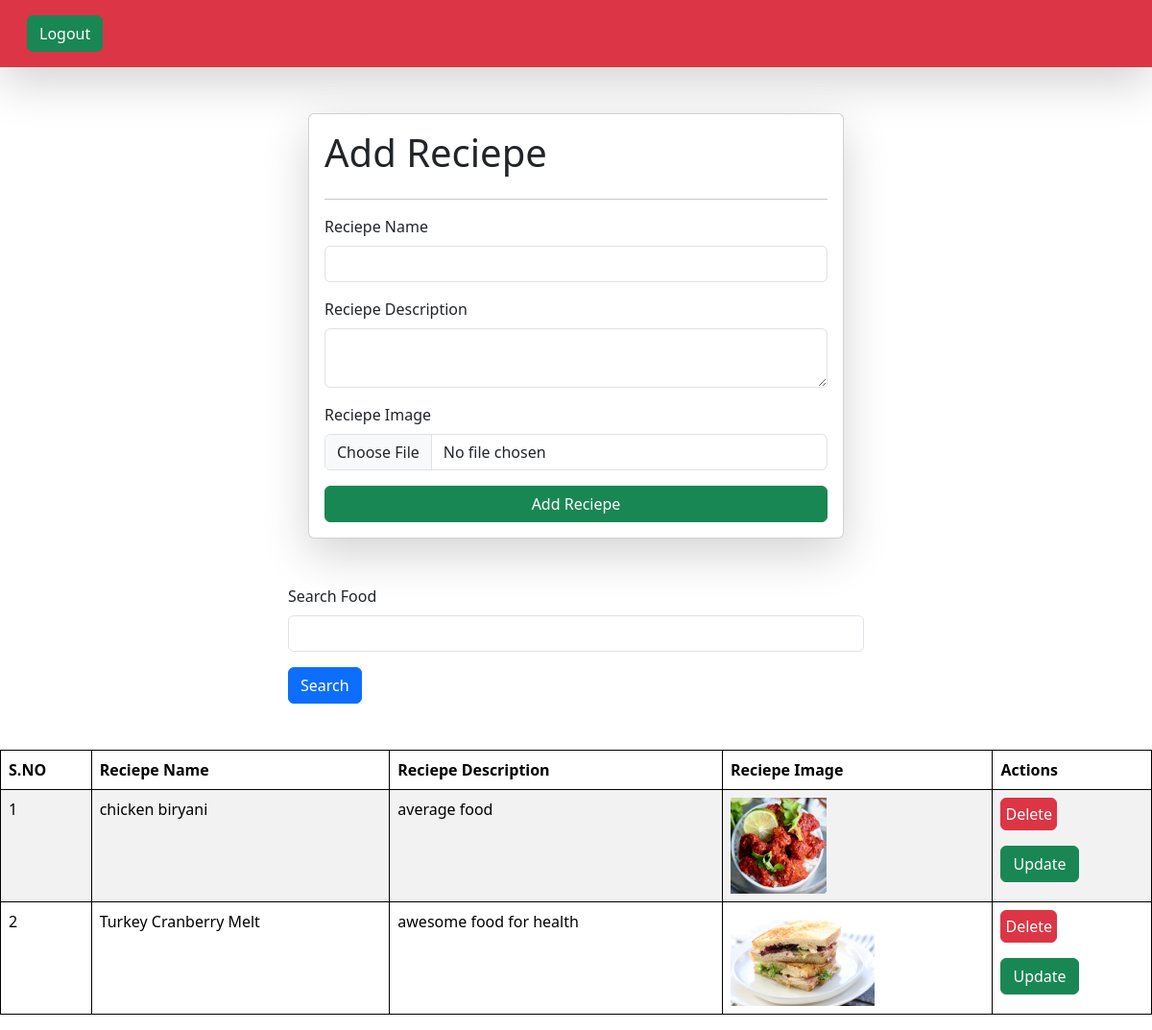
The page /reciepes/ (signed in) on the database its author committed.
### vege/models.py (models this page shows, shortened)
class reciepes(models.Model):
    user=models.ForeignKey(User,on_delete=models.SET_NULL,null=True,blank=True)
    reciepe_name=models.CharField(max_length=100)
    reciepe_description=models.TextField()
    reciepe_image=models.ImageField(upload_to='reciepe',default="")

### vege/views.py (the view, shortened to what this page needs)
# urls.py: path('reciepes/',reciepe,name='reciepes'),
@login_required(login_url="/login_page")
def reciepe(request):
    queryset=reciepes.objects.all()
    if request.GET.get("search"):
        search=request.GET.get("search")
        queryset=queryset.filter(
            Q(reciepe_name__icontains=search)|
            Q(reciepe_description__icontains=search)
            )
    context={'queryset':queryset}
    return render(request,"reciepes.html",context)

### vege/templates/reciepes.html (shortened to what this page needs)
{% extends "base.html" %}
{% block start %}
<div class="container mt-5  ">
<form class=" col-6 mx-auto card p-3 shadow-lg" method="post" enctype="multipart/form-data">
    <h1>Add Reciepe</h1>
    <hr>
    <div class="mb-3">
      <label for="exampleInputEmail1" class="form-label">Reciepe Name</label>
      <input type="text" class="form-control" name="reciepe_name">
    </div>
    <div class="mb-3">
      <label for="exampleInputPassword1" class="form-label">Reciepe Description</label>
      <textarea class="form-control" name="reciepe_description"></textarea>
    </div>
    <div class="mb-3">
        <label for="exampleInputEmail1" class="form-label">Reciepe Image</label>
        <input type="file" class="form-control" name="reciepe_image">
      </div>
    <button type="submit" class="btn btn-success">Add Reciepe</button>
  </form>
</div>
<div class="mt-5">
  <form >
  <div class=" mx-auto col-6">
    <div class="mb-3">
      <label for="exampleInputEmail1" class="form-label">Search Food</label>
      <input   name="search"  class="form-control" >
    </div>
    <button type="submit" class="btn btn-primary">Search</button>
  </form>
  </div>
<table class="table mt-5 table-striped">
    <thead>
      <tr>
        <th scope="col">S.NO</th>
        <th scope="col">Reciepe Name</th>
        <th scope="col">Reciepe Description</th>
        <th scope="col">Reciepe Image</th>
        <th scope="col">Actions</th>
      </tr>
    </thead>
    <tbody>
        {% for q in queryset %}
      <tr>
        <td scope="row">{{forloop.counter}}</td>
        <td>{{q.reciepe_name}}</td>
        <td>{{q.reciepe_description}}</td>
        <td><img src="/media/{{q.reciepe_image}}" style="height: 100px;"></td>
        <td><a href="/delete_reciepe/{{q.id}}" class=" btn btn-danger p-1">Delete</a><br>
          <a href="/update_reciepe/{{q.id}}" class=" btn btn-success mt-3">Update</a>
        </td>
      </tr>
      {%endfor%}
  {%endblock%}

### vege/templates/base.html (shortened to what this page needs)
<!DOCTYPE html>
<html lang="en">
<head>
    <link href="https://cdn.jsdelivr.net/npm/bootstrap@5.3.3/dist/css/bootstrap.min.css" rel="stylesheet">
  </head>
</head>
<body>
  <nav class="navbar p-3 bg-danger shadow-lg">
    <div class="container-fluid">
      <form class="d-flex" role="search">
        {% if request.user.is_authenticated %}
        <a href="/logout_page/" class="btn btn-success" type="submit">Logout</a>
        {%else%}
        <a href="/login_page/" class="btn btn-success" type="submit">Login</a>
        {%endif%}
      </form>
    </div>
  </nav>
    {%block start%}
    {%endblock%}
</body>
</html>

### vege/templates/base.html (style rules this page uses)
table,th,td { border: 1px solid black; }

### rows shown on the page
reciepes: reciepe_name "chicken biryani", reciepe_description "average food", reciepe_image (picture)
reciepes: reciepe_name "Turkey Cranberry Melt", reciepe_description "awesome food for health", reciepe_image (picture)
